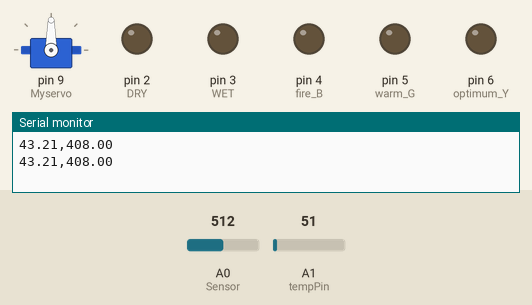
Recording of a sketch running on a simulated Arduino Uno, built with avr-gcc and run on an emulated ATmega328P. Parts: servo, output pins drawn as LEDs (lit = HIGH), the last lines printed to the serial monitor. The inputs (shaded band) are chosen by the test bench; at power-on: A0 (Sensor) = 512, A1 (tempPin) = 51. Pins used as bus, display or sensor lines are not drawn.

Above: at 5.8 s.
5.9 s: A0 (Sensor) set to 74
11.9 s: A0 (Sensor) set to 61
At 17.8 s:
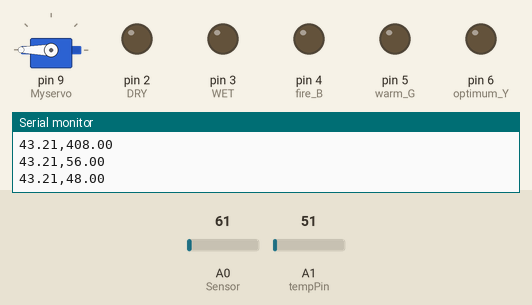
17.9 s: A0 (Sensor) set to 90
At 19.2 s:
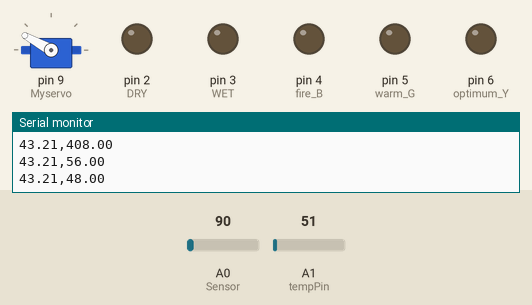
At 22.4 s:
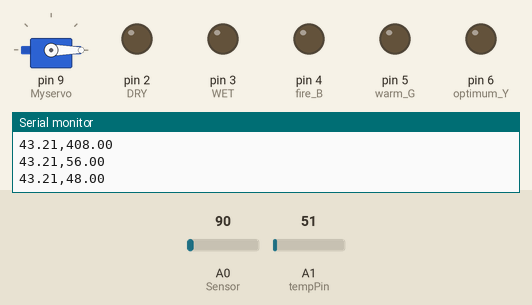
Timing chart, 0 to 23.9 s (numbered marks = the images above; inputs shaded):
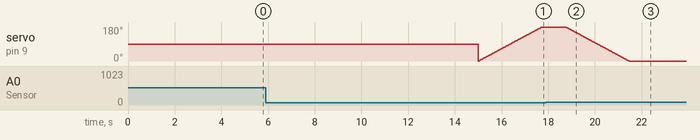

Measured:
- the behaviour switches between 70 and 69 on A0 (Sensor) (found by bisection; images 0 and 1)
- after the input at 17.9 s, servo on pin 9 (Myservo): goes on until 21.5 s, then stays 0°

The sketch:

arduino_code.ino
```cpp
#include<Servo.h>

//soil moisture
int WET= 3;
int DRY= 2;
int Sensor= 0; // Soil Sensor input at Analog PIN A0
int value= 0;

// temp
int val;
int tempPin = 1;
#define cold_R 8
#define optimum_Y 6
#define warm_G 5
#define fire_B 4

// Servo
Servo Myservo;
int pos;

void setup()
{
  Serial.begin(9600);
  // temp
  pinMode(cold_R,OUTPUT);
  pinMode(optimum_Y,OUTPUT);
  pinMode(warm_G,OUTPUT);
  pinMode(fire_B,OUTPUT);
  // soil
  pinMode(WET, OUTPUT);
  pinMode(DRY, OUTPUT);
  // servo
  Myservo.attach(9);

}
void loop()
{
  val = analogRead(tempPin);
  float mv = ( val/1024.0)*5000;
  float cel = mv/40;
  float temp = (cel*9)/5 + 32;
  //Serial.print("TEMPRATURE = ");
  Serial.print(temp);
  Serial.print(",");
  //Serial.print("*F");
  //Serial.println();
  if(temp<=80)
  {
    digitalWrite(optimum_Y,LOW);
    digitalWrite(warm_G,LOW);
    digitalWrite(fire_B,LOW);
    digitalWrite(cold_R,HIGH);
  }
  else if(temp<=85)
  {
    digitalWrite(cold_R,LOW);
    digitalWrite(warm_G,LOW);
    digitalWrite(fire_B,LOW);
    digitalWrite(optimum_Y,HIGH);
  }
  else if(temp<=135)
  {
    digitalWrite(cold_R,LOW);
    digitalWrite(optimum_Y,LOW);
    digitalWrite(fire_B,LOW);
    digitalWrite(warm_G,HIGH);
  }
  else
  {
    digitalWrite(cold_R,LOW);
    digitalWrite(optimum_Y,LOW);
    digitalWrite(warm_G,LOW);
    digitalWrite(fire_B,HIGH);
  }
  ////////////////
  value= analogRead(Sensor);
  value= value/10 * 8;
  Serial.println((float)value);
  if(value<50){
     // digitalWrite(WET, HIGH);
     ///////////
     // servo
     for(pos=0;pos<=180;pos++){
        Myservo.write(pos);
        delay(15);
     }
     delay(1000);

    for(pos=180;pos>=0;pos--){
      Myservo.write(pos);
      delay(15);
    }
    delay(1000);
    // servo ends

   }
   else
   {
      //digitalWrite(DRY,HIGH);
   }
   digitalWrite(WET,LOW);
   digitalWrite(DRY, LOW);
   //////////////////
  delay(5000);

}
```
